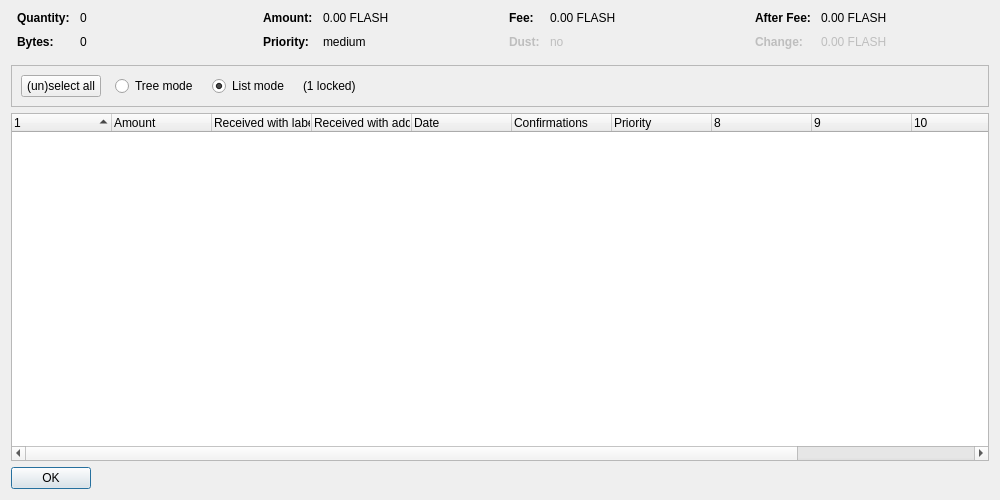
<?xml version="1.0" encoding="UTF-8"?>
<ui version="4.0">
 <class>CoinControlDialog</class>
 <widget class="QDialog" name="CoinControlDialog">
  <property name="geometry">
   <rect>
    <x>0</x>
    <y>0</y>
    <width>1000</width>
    <height>500</height>
   </rect>
  </property>
  <property name="windowTitle">
   <string>Coin Selection</string>
  </property>
  <layout class="QVBoxLayout" name="verticalLayout">
   <item>
    <layout class="QHBoxLayout" name="horizontalLayoutTop" stretch="0,0,0,0">
     <property name="topMargin">
      <number>0</number>
     </property>
     <property name="bottomMargin">
      <number>10</number>
     </property>
     <item>
      <layout class="QFormLayout" name="formLayoutCoinControl1">
       <property name="horizontalSpacing">
        <number>10</number>
       </property>
       <property name="verticalSpacing">
        <number>10</number>
       </property>
       <property name="leftMargin">
        <number>6</number>
       </property>
       <property name="rightMargin">
        <number>6</number>
       </property>
       <item row="0" column="0">
        <widget class="QLabel" name="labelCoinControlQuantityText">
         <property name="font">
          <font>
           <weight>75</weight>
           <bold>true</bold>
          </font>
         </property>
         <property name="text">
          <string>Quantity:</string>
         </property>
        </widget>
       </item>
       <item row="0" column="1">
        <widget class="QLabel" name="labelCoinControlQuantity">
         <property name="cursor">
          <cursorShape>IBeamCursor</cursorShape>
         </property>
         <property name="contextMenuPolicy">
          <enum>Qt::ActionsContextMenu</enum>
         </property>
         <property name="text">
          <string notr="true">0</string>
         </property>
         <property name="textInteractionFlags">
          <set>Qt::LinksAccessibleByMouse|Qt::TextSelectableByKeyboard|Qt::TextSelectableByMouse</set>
         </property>
        </widget>
       </item>
       <item row="1" column="0">
        <widget class="QLabel" name="labelCoinControlBytesText">
         <property name="font">
          <font>
           <weight>75</weight>
           <bold>true</bold>
          </font>
         </property>
         <property name="text">
          <string>Bytes:</string>
         </property>
        </widget>
       </item>
       <item row="1" column="1">
        <widget class="QLabel" name="labelCoinControlBytes">
         <property name="cursor">
          <cursorShape>IBeamCursor</cursorShape>
         </property>
         <property name="contextMenuPolicy">
          <enum>Qt::ActionsContextMenu</enum>
         </property>
         <property name="text">
          <string notr="true">0</string>
         </property>
         <property name="textInteractionFlags">
          <set>Qt::LinksAccessibleByMouse|Qt::TextSelectableByKeyboard|Qt::TextSelectableByMouse</set>
         </property>
        </widget>
       </item>
      </layout>
     </item>
     <item>
      <layout class="QFormLayout" name="formLayoutCoinControl2">
       <property name="horizontalSpacing">
        <number>10</number>
       </property>
       <property name="verticalSpacing">
        <number>10</number>
       </property>
       <property name="leftMargin">
        <number>6</number>
       </property>
       <property name="rightMargin">
        <number>6</number>
       </property>
       <item row="0" column="0">
        <widget class="QLabel" name="labelCoinControlAmountText">
         <property name="font">
          <font>
           <weight>75</weight>
           <bold>true</bold>
          </font>
         </property>
         <property name="text">
          <string>Amount:</string>
         </property>
        </widget>
       </item>
       <item row="0" column="1">
        <widget class="QLabel" name="labelCoinControlAmount">
         <property name="cursor">
          <cursorShape>IBeamCursor</cursorShape>
         </property>
         <property name="contextMenuPolicy">
          <enum>Qt::ActionsContextMenu</enum>
         </property>
         <property name="text">
          <string notr="true">0.00 FLASH</string>
         </property>
         <property name="textInteractionFlags">
          <set>Qt::LinksAccessibleByMouse|Qt::TextSelectableByKeyboard|Qt::TextSelectableByMouse</set>
         </property>
        </widget>
       </item>
       <item row="1" column="0">
        <widget class="QLabel" name="labelCoinControlPriorityText">
         <property name="font">
          <font>
           <weight>75</weight>
           <bold>true</bold>
          </font>
         </property>
         <property name="text">
          <string>Priority:</string>
         </property>
        </widget>
       </item>
       <item row="1" column="1">
        <widget class="QLabel" name="labelCoinControlPriority">
         <property name="cursor">
          <cursorShape>IBeamCursor</cursorShape>
         </property>
         <property name="contextMenuPolicy">
          <enum>Qt::ActionsContextMenu</enum>
         </property>
         <property name="text">
          <string notr="true">medium</string>
         </property>
         <property name="textInteractionFlags">
          <set>Qt::LinksAccessibleByMouse|Qt::TextSelectableByKeyboard|Qt::TextSelectableByMouse</set>
         </property>
        </widget>
       </item>
      </layout>
     </item>
     <item>
      <layout class="QFormLayout" name="formLayoutCoinControl3">
       <property name="horizontalSpacing">
        <number>10</number>
       </property>
       <property name="verticalSpacing">
        <number>10</number>
       </property>
       <property name="leftMargin">
        <number>6</number>
       </property>
       <property name="rightMargin">
        <number>6</number>
       </property>
       <item row="0" column="0">
        <widget class="QLabel" name="labelCoinControlFeeText">
         <property name="font">
          <font>
           <weight>75</weight>
           <bold>true</bold>
          </font>
         </property>
         <property name="text">
          <string>Fee:</string>
         </property>
        </widget>
       </item>
       <item row="0" column="1">
        <widget class="QLabel" name="labelCoinControlFee">
         <property name="cursor">
          <cursorShape>IBeamCursor</cursorShape>
         </property>
         <property name="contextMenuPolicy">
          <enum>Qt::ActionsContextMenu</enum>
         </property>
         <property name="text">
          <string notr="true">0.00 FLASH</string>
         </property>
         <property name="textInteractionFlags">
          <set>Qt::LinksAccessibleByMouse|Qt::TextSelectableByKeyboard|Qt::TextSelectableByMouse</set>
         </property>
        </widget>
       </item>
       <item row="1" column="0">
        <widget class="QLabel" name="labelCoinControlLowOutputText">
         <property name="enabled">
          <bool>false</bool>
         </property>
         <property name="font">
          <font>
           <weight>75</weight>
           <bold>true</bold>
          </font>
         </property>
         <property name="text">
          <string>Dust:</string>
         </property>
        </widget>
       </item>
       <item row="1" column="1">
        <widget class="QLabel" name="labelCoinControlLowOutput">
         <property name="enabled">
          <bool>false</bool>
         </property>
         <property name="cursor">
          <cursorShape>IBeamCursor</cursorShape>
         </property>
         <property name="contextMenuPolicy">
          <enum>Qt::ActionsContextMenu</enum>
         </property>
         <property name="text">
          <string notr="true">no</string>
         </property>
         <property name="textInteractionFlags">
          <set>Qt::LinksAccessibleByMouse|Qt::TextSelectableByKeyboard|Qt::TextSelectableByMouse</set>
         </property>
        </widget>
       </item>
      </layout>
     </item>
     <item>
      <layout class="QFormLayout" name="formLayoutCoinControl4">
       <property name="horizontalSpacing">
        <number>10</number>
       </property>
       <property name="verticalSpacing">
        <number>10</number>
       </property>
       <property name="leftMargin">
        <number>6</number>
       </property>
       <property name="rightMargin">
        <number>6</number>
       </property>
       <item row="0" column="0">
        <widget class="QLabel" name="labelCoinControlAfterFeeText">
         <property name="font">
          <font>
           <weight>75</weight>
           <bold>true</bold>
          </font>
         </property>
         <property name="text">
          <string>After Fee:</string>
         </property>
        </widget>
       </item>
       <item row="0" column="1">
        <widget class="QLabel" name="labelCoinControlAfterFee">
         <property name="cursor">
          <cursorShape>IBeamCursor</cursorShape>
         </property>
         <property name="contextMenuPolicy">
          <enum>Qt::ActionsContextMenu</enum>
         </property>
         <property name="text">
          <string notr="true">0.00 FLASH</string>
         </property>
         <property name="textInteractionFlags">
          <set>Qt::LinksAccessibleByMouse|Qt::TextSelectableByKeyboard|Qt::TextSelectableByMouse</set>
         </property>
        </widget>
       </item>
       <item row="1" column="0">
        <widget class="QLabel" name="labelCoinControlChangeText">
         <property name="enabled">
          <bool>false</bool>
         </property>
         <property name="font">
          <font>
           <weight>75</weight>
           <bold>true</bold>
          </font>
         </property>
         <property name="text">
          <string>Change:</string>
         </property>
        </widget>
       </item>
       <item row="1" column="1">
        <widget class="QLabel" name="labelCoinControlChange">
         <property name="enabled">
          <bool>false</bool>
         </property>
         <property name="cursor">
          <cursorShape>IBeamCursor</cursorShape>
         </property>
         <property name="contextMenuPolicy">
          <enum>Qt::ActionsContextMenu</enum>
         </property>
         <property name="text">
          <string notr="true">0.00 FLASH</string>
         </property>
         <property name="textInteractionFlags">
          <set>Qt::LinksAccessibleByMouse|Qt::TextSelectableByKeyboard|Qt::TextSelectableByMouse</set>
         </property>
        </widget>
       </item>
      </layout>
     </item>
    </layout>
   </item>
   <item>
    <widget class="QFrame" name="frame">
     <property name="minimumSize">
      <size>
       <width>0</width>
       <height>40</height>
      </size>
     </property>
     <property name="frameShape">
      <enum>QFrame::StyledPanel</enum>
     </property>
     <property name="frameShadow">
      <enum>QFrame::Sunken</enum>
     </property>
     <layout class="QHBoxLayout" name="horizontalLayout">
      <item>
       <layout class="QHBoxLayout" name="horizontalLayoutPanel" stretch="0,0,0,0,0">
        <property name="spacing">
         <number>14</number>
        </property>
        <item>
         <widget class="QPushButton" name="pushButtonSelectAll">
          <property name="sizePolicy">
           <sizepolicy hsizetype="Maximum" vsizetype="Fixed">
            <horstretch>0</horstretch>
            <verstretch>0</verstretch>
           </sizepolicy>
          </property>
          <property name="text">
           <string>(un)select all</string>
          </property>
          <property name="autoDefault">
           <bool>false</bool>
          </property>
         </widget>
        </item>
        <item>
         <widget class="QRadioButton" name="radioTreeMode">
          <property name="sizePolicy">
           <sizepolicy hsizetype="Maximum" vsizetype="Fixed">
            <horstretch>0</horstretch>
            <verstretch>0</verstretch>
           </sizepolicy>
          </property>
          <property name="text">
           <string>Tree mode</string>
          </property>
         </widget>
        </item>
        <item>
         <widget class="QRadioButton" name="radioListMode">
          <property name="sizePolicy">
           <sizepolicy hsizetype="Maximum" vsizetype="Fixed">
            <horstretch>0</horstretch>
            <verstretch>0</verstretch>
           </sizepolicy>
          </property>
          <property name="text">
           <string>List mode</string>
          </property>
          <property name="checked">
           <bool>true</bool>
          </property>
         </widget>
        </item>
        <item>
         <widget class="QLabel" name="labelLocked">
          <property name="text">
           <string notr="true">(1 locked)</string>
          </property>
         </widget>
        </item>
        <item>
         <spacer name="horizontalSpacer">
          <property name="orientation">
           <enum>Qt::Horizontal</enum>
          </property>
          <property name="sizeHint" stdset="0">
           <size>
            <width>40</width>
            <height>20</height>
           </size>
          </property>
         </spacer>
        </item>
       </layout>
      </item>
     </layout>
    </widget>
   </item>
   <item>
    <widget class="CoinControlTreeWidget" name="treeWidget">
     <property name="contextMenuPolicy">
      <enum>Qt::CustomContextMenu</enum>
     </property>
     <property name="sortingEnabled">
      <bool>false</bool>
     </property>
     <property name="columnCount">
      <number>12</number>
     </property>
     <attribute name="headerShowSortIndicator" stdset="0">
      <bool>true</bool>
     </attribute>
     <attribute name="headerStretchLastSection">
      <bool>false</bool>
     </attribute>
     <column>
      <property name="text">
       <string/>
      </property>
     </column>
     <column>
      <property name="text">
       <string>Amount</string>
      </property>
     </column>
     <column>
      <property name="text">
       <string>Received with label</string>
      </property>
     </column>
     <column>
      <property name="text">
       <string>Received with address</string>
      </property>
     </column>
     <column>
      <property name="text">
       <string>Date</string>
      </property>
     </column>
     <column>
      <property name="text">
       <string>Confirmations</string>
      </property>
      <property name="toolTip">
       <string>Confirmed</string>
      </property>
     </column>
     <column>
      <property name="text">
       <string>Priority</string>
      </property>
     </column>
     <column>
      <property name="text">
       <string/>
      </property>
     </column>
     <column>
      <property name="text">
       <string/>
      </property>
     </column>
     <column>
      <property name="text">
       <string/>
      </property>
     </column>
     <column>
      <property name="text">
       <string/>
      </property>
     </column>
     <column>
      <property name="text">
       <string/>
      </property>
     </column>
    </widget>
   </item>
   <item>
    <widget class="QDialogButtonBox" name="buttonBox">
     <property name="sizePolicy">
      <sizepolicy hsizetype="Maximum" vsizetype="Fixed">
       <horstretch>0</horstretch>
       <verstretch>0</verstretch>
      </sizepolicy>
     </property>
     <property name="orientation">
      <enum>Qt::Horizontal</enum>
     </property>
     <property name="standardButtons">
      <set>QDialogButtonBox::Ok</set>
     </property>
    </widget>
   </item>
  </layout>
 </widget>
 <customwidgets>
  <customwidget>
   <class>CoinControlTreeWidget</class>
   <extends>QTreeWidget</extends>
   <header>coincontroltreewidget.h</header>
  </customwidget>
 </customwidgets>
 <resources/>
 <connections/>
</ui>
